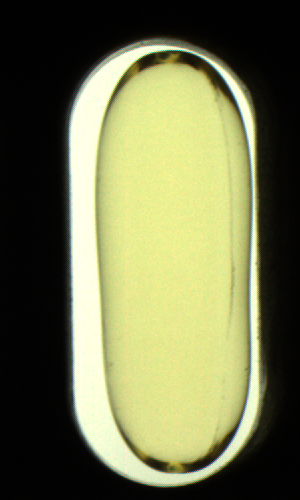
#> input picture (4)ImageEnhancement/04_sharpening/normal_1.png, 300 x 500 px
$ python 04_Canny_.py   (older library calls are emulated)
#> lines starting #> are read from the running program, lines starting #| are printed output that depends on the picture; after the words box and inside, x2 and y2 are one past the last pixel; in counts of white or black regions, pixels touching at a corner belong together
'''
Canny算子
'''

import cv2
import numpy as np
import matplotlib.pyplot as plt


def Canny(im, im_gray):
    #  1. 模糊
    im_blur = cv2.GaussianBlur(im_gray, (3,3), 0)
    #  2. 膨胀
    k = np.ones((3,3), np.uint8)  #  膨胀核
    im_dilate = cv2.dilate(im_blur, k)
    # cv2.imshow('dilate', im_dilate)

    #  边沿提取
    im_canny = cv2.Canny(im_dilate, 60, 240)  # 60,240需要自己调
    # cv2.imshow('Canny', im_canny)
    #
    #  提取轮廓(图像，轮廓数据，轮廓层级关系)
    img, cnts, hie = cv2.findContours(im_canny,
                                      cv2.RETR_LIST, # 所有轮廓
                                      cv2.CHAIN_APPROX_NONE)  # 存储轮廓所有的点

    # #  筛选、过滤小轮廓
    new_cnts = []  #  存放筛选后的轮廓
    for c in cnts:  #  遍历所有轮廓
        area = cv2.contourArea(c)  # 计算面积
        cir_len = cv2.arcLength(c, True) # 计算周长
        # print('周长：', cir_len)
        # print('面积：', area)
        if cir_len >= 1000:  #  留下
            new_cnts.append(c)
    #
    #  对轮廓排序
    new_cnts = sorted(new_cnts,
                      key=cv2.contourArea,  # 排序依据：面积
                      reverse=True)  # 倒序排列
    # print(new_cnts)
    new_cnts = new_cnts[1:2]  # 取出面积第二大的轮廓
    # print(new_cnts)
    # #  绘制轮廓
    red = (0, 0, 255)
    img_cnt = cv2.drawContours(im,  # 原图上操作
                               new_cnts,  # 轮廓信息
                               -1,  # 所有轮廓
                               red, 2)  # 轮廓颜色、粗细

    min_x, min_y = new_cnts[0][0][0][0], new_cnts[0][0][0][1]
    max_x, max_y = min_x, min_y
    #  遍历每个点，找出四个边沿坐标
    for cnt in new_cnts[0]:
        # print(cnt)
        x = cnt[0][0]
        y = cnt[0][1]

        if min_x >= x:
            min_x = x
        if min_y >= y:
            min_y = y
        if max_x <= x:
            max_x = x
        if max_y <= y:
            max_y = y
    #  中线
    center_y = int((min_y + max_y) / 2)
    #  cv2.line(im, (min_x,center_y),(min_x,center_y),red,2)
    #  上中线
    center_up_y = int((min_y + center_y) / 2)
    cv2.line(im, (min_x, center_up_y), (max_x, center_up_y), red, 2)
    #  下中线
    center_down_y = int((center_y + max_y) / 2)
    cv2.line(im, (min_x, center_down_y), (max_x, center_down_y), red, 2)
    cv2.imshow('im_lines', im)
    print('lines: ',min_x, center_up_y, center_down_y)

    #  求药丸轮廓上下中线交点
    cross_up = set()
    cross_down = set()

    for cnt in new_cnts[0]:
        x, y = cnt[0][0], cnt[0][1]
        if y == center_up_y:
            cross_up.add((x, y))  # 等于上中线y坐标，与上中线交点
        if y == center_down_y:
            cross_down.add((x, y))  # 等于下中线y坐标，与下中线交点
    cross_up = list(cross_up)
    cross_down = list(cross_down)

    #  绘制交点
    for p in cross_up:
        cv2.circle(im, (p[0], p[1]), 8, red, 2)  # 交点画小圆圈
    for p in cross_down:
        cv2.circle(im, (p[0], p[1]), 8, red, 2)  # 交点画小圆圈
    cv2.imshow('im_circle', im)


    return im_canny


if __name__ == '__main__':
    file = 'normal_1.png' #normal_1.png / unbalance1.png / unbalance2.png  #'../../../data/pic3.png'
    img = cv2.imread(file)
#> img is the input picture: shape (500, 300, 3); mean B, G, R 78.2, 115.1, 112.8
    gray_img = cv2.cvtColor(img, cv2.COLOR_BGR2GRAY)
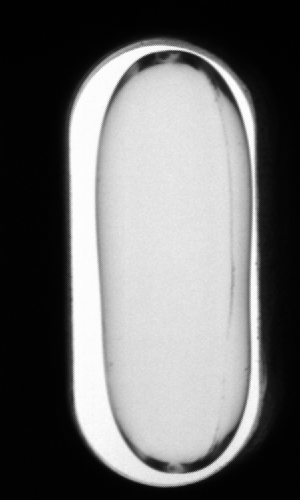
#> gray_img: shape (500, 300); min 0, max 253, mean 110.2

    im_canny = Canny(img, gray_img)
#> in Canny, `im_dilate = cv2.dilate(im_blur, k)`:
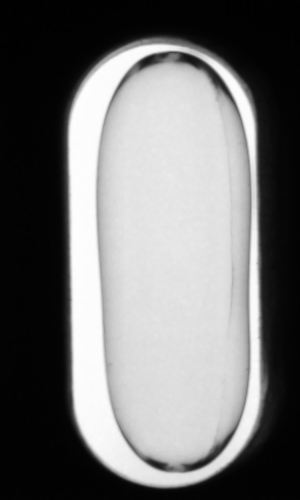
#> im_dilate: shape (500, 300); min 1, max 253, mean 114.8
#> in Canny, `im_canny = cv2.Canny(im_dilate, 60, 240)`:
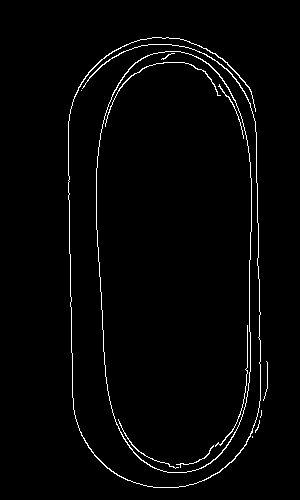
#> im_canny: shape (500, 300); 2.1% white in thin lines or dots, all inside (x1, y1, x2, y2) = (68, 37, 268, 488)
#> in Canny, `img, cnts, hie = cv2.findContours(im_canny, cv2.RETR_LIST,`: cnts = 14 contours, 9 with area under 20; largest, box (x1, y1, x2, y2) and area: (96, 51, 252, 473) 56170, (96, 51, 252, 473) 56044, (68, 37, 261, 488) 225, (105, 62, 221, 127) 44, (118, 419, 179, 469) 22; hie = 14 rows, first 6: [1, -1, -1, -1], [2, 0, -1, -1], [3, 1, -1, -1], [4, 2, -1, -1], [5, 3, -1, -1], [6, 4, -1, -1]
#> the loop in Canny, `for c in cnts:` made 14 passes
#> (area, cir_len) on passes 4, 10, 12, 13, 14: (21.5, 176.1), (43.5, 351.9), (56044.5, 1026.9), (56169.5, 1029.2), (225, 2774.8)
#> after the loop in Canny, `for c in cnts:`: new_cnts = 3 contours; box (x1, y1, x2, y2) and area: (96, 51, 252, 473) 56170, (96, 51, 252, 473) 56044, (68, 37, 261, 488) 225
#> in Canny, `new_cnts = new_cnts[1:2]`: new_cnts = 1 contour; box (x1, y1, x2, y2) and area: (96, 51, 252, 473) 56044
#> in Canny, `img_cnt = cv2.drawContours(im,`:
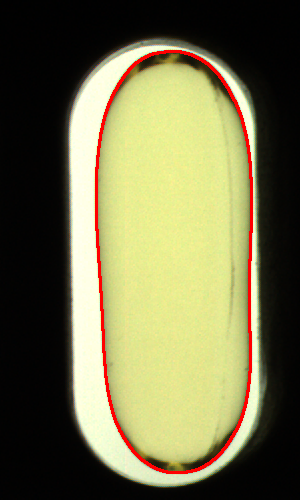
#> img_cnt: shape (500, 300, 3); mean B, G, R 76.1, 112.2, 115.6
#> in Canny, `min_x, min_y = new_cnts[0][0][0][0], new_cnts[0][0][0][1]`: min_x = 164; min_y = 52
#> in Canny, `max_x, max_y = min_x, min_y`: max_x = 164; max_y = 52
#> the loop in Canny, `for cnt in new_cnts[0]:` made 937 passes
#> (x, y, min_x, min_y, max_x, max_y) on pass 1: (164, 52, 164, 52, 164, 52)
#> (x, y, max_x, max_y) on passes 18 to 23: (181, 52, 181, 52), (182, 52, 182, 52), (183, 52, 183, 52), (184, 52, 184, 52), (185, 53, 185, 53), (186, 53, 186, 53)
#> after the loop in Canny, `for cnt in new_cnts[0]:`: max_x = 251; max_y = 472; min_x = 96; min_y = 51
#> in Canny, `center_y = int((min_y + max_y) / 2)`: center_y = 261
#> in Canny, `center_up_y = int((min_y + center_y) / 2)`: center_up_y = 156
#> in Canny, `center_down_y = int((center_y + max_y) / 2)`: center_down_y = 366
#> in Canny, `cv2.line(im, (min_x, center_down_y), (max_x, center_down_y), red, 2)`:
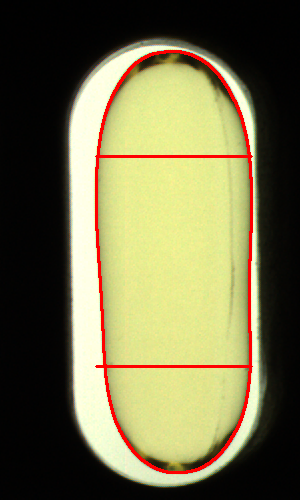
#> im: shape (500, 300, 3); mean B, G, R 75.3, 110.9, 115.8
#| lines:  96 156 366
#> the loop in Canny, `for cnt in new_cnts[0]:` made 937 passes
#> (x, y) on passes 1 to 3: (164, 52), (165, 51), (166, 51)
#> after the loop in Canny, `for cnt in new_cnts[0]:`: cross_down = 2 items
#> in Canny, `cross_up = list(cross_up)`: cross_up = [(97, 156), (249, 156)]
#> in Canny, `cross_down = list(cross_down)`: cross_down = [(250, 366), (105, 366)]
#> the loop in Canny, `for p in cross_up:` made 2 passes
#> after the loop in Canny, `for p in cross_up:`:
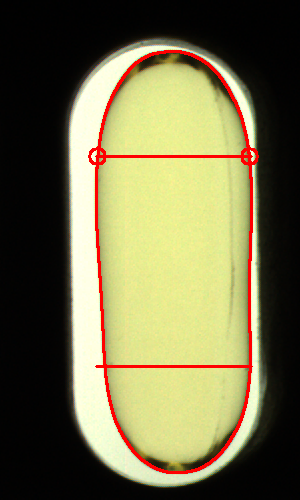
#> im: shape (500, 300, 3); 0.17% of pixels changed, all inside (x1, y1, x2, y2) = (88, 147, 259, 166)
#> the loop in Canny, `for p in cross_down:` made 2 passes
#> after the loop in Canny, `for p in cross_down:`:
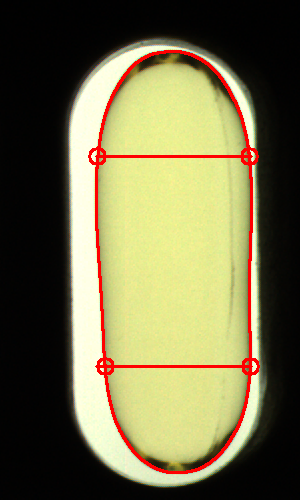
#> im: shape (500, 300, 3); 0.17% of pixels changed, all inside (x1, y1, x2, y2) = (97, 357, 260, 376)

    # 显示结果
    img = cv2.cvtColor(img,cv2.COLOR_BGR2RGB)
    imgs = [img, gray_img, im_canny]

    for i in range(len(imgs)):
        plt.subplot(1, len(imgs), i + 1)
        plt.imshow(imgs[i], 'gray')
        plt.axis('off')
#> this loop made 3 passes
    plt.show()


    cv2.waitKey()
    cv2.destroyAllWindows()

$ run again, with (4)ImageEnhancement/04_sharpening/unbalance1.png copied over (4)ImageEnhancement/04_sharpening/normal_1.png
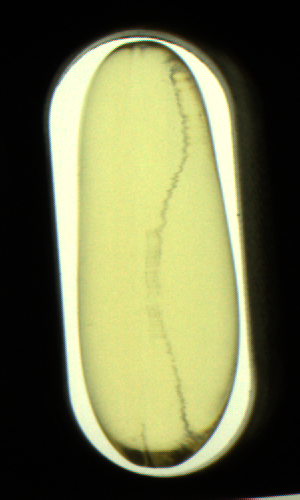
#> input picture (4)ImageEnhancement/04_sharpening/unbalance1.png, 300 x 500 px
#> img is the input picture: shape (500, 300, 3); mean B, G, R 76, 113.9, 111.7
#> in Canny, `im_canny = cv2.Canny(im_dilate, 60, 240)`:
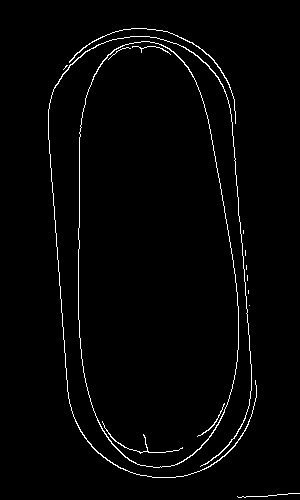
#> im_canny: shape (500, 300); 2% white in thin lines or dots, all inside (x1, y1, x2, y2) = (48, 28, 300, 498)
#> cnts = 16 contours, 11 with area under 20; largest, box (x1, y1, x2, y2) and area: (78, 41, 239, 468) 55708, (78, 41, 239, 468) 55581, (48, 36, 257, 478) 180, (69, 28, 236, 124) 61, (102, 421, 183, 454) 22; hie = 16 rows, first 6: [1, -1, -1, -1], [2, 0, -1, -1], [3, 1, -1, -1], [4, 2, -1, -1], [5, 3, -1, -1], [6, 4, -1, -1]
#> the loop in Canny, `for c in cnts:` made 16 passes
#> (area, cir_len) on passes 2, 13, 14, 15, 16: (22, 236.7), (55581, 1037.1), (55708, 1039.4), (179.5, 2519.1), (61, 489.2)
#> after the loop in Canny, `for c in cnts:`: new_cnts = 3 contours; box (x1, y1, x2, y2) and area: (78, 41, 239, 468) 55708, (78, 41, 239, 468) 55581, (48, 36, 257, 478) 180
#> in Canny, `new_cnts = new_cnts[1:2]`: new_cnts = 1 contour; box (x1, y1, x2, y2) and area: (78, 41, 239, 468) 55581
#> in Canny, `min_x, min_y = new_cnts[0][0][0][0], new_cnts[0][0][0][1]`: min_x = 140; min_y = 42
#> in Canny, `max_x, max_y = min_x, min_y`: max_x = 140; max_y = 42
#> the loop in Canny, `for cnt in new_cnts[0]:` made 936 passes
#> (x, y, min_x, min_y, max_x, max_y) on pass 1: (140, 42, 140, 42, 140, 42)
#> after the loop in Canny, `for cnt in new_cnts[0]:`: max_x = 238; max_y = 467; min_x = 78; min_y = 41
#> center_y = 254
#> center_up_y = 147
#> center_down_y = 360
#| lines:  78 147 360
#> the loop in Canny, `for cnt in new_cnts[0]:` made 936 passes
#> (x, y) on passes 1 to 3: (140, 42), (141, 41), (142, 41)
#> after the loop in Canny, `for cnt in new_cnts[0]:`: cross_down = 2 items
#> in Canny, `cross_up = list(cross_up)`: cross_up = [(79, 147), (213, 147)]
#> in Canny, `cross_down = list(cross_down)`: cross_down = [(82, 360), (237, 360)]
#> the loop in Canny, `for p in cross_up:` made 2 passes
#> the loop in Canny, `for p in cross_down:` made 2 passes
#> after the loop in Canny, `for p in cross_down:`:
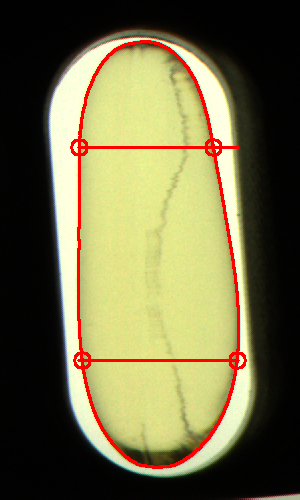
#> im: shape (500, 300, 3); mean B, G, R 72.1, 108.2, 114.2
#> the loop `for i in range(len(imgs)):` made 3 passes

$ run again, with (4)ImageEnhancement/04_sharpening/unbalance2.png copied over (4)ImageEnhancement/04_sharpening/normal_1.png
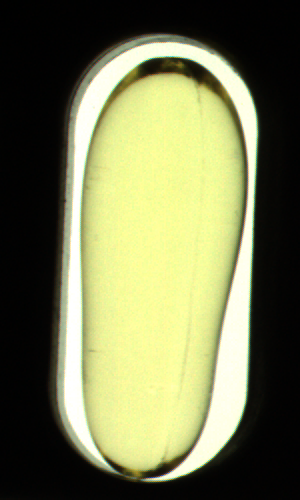
#> input picture (4)ImageEnhancement/04_sharpening/unbalance2.png, 300 x 500 px
#> img is the input picture: shape (500, 300, 3); mean B, G, R 83, 120.6, 117.9
#> in Canny, `im_canny = cv2.Canny(im_dilate, 60, 240)`:
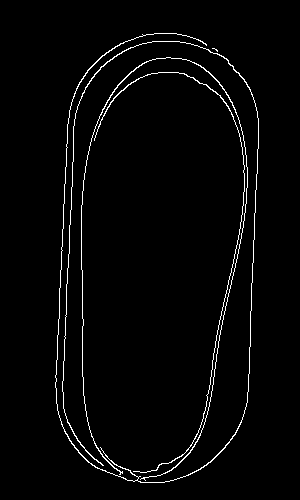
#> im_canny: shape (500, 300); 2.4% white in thin lines or dots, all inside (x1, y1, x2, y2) = (55, 33, 259, 483)
#> cnts = 4 contours, 1 with area under 20; largest, box (x1, y1, x2, y2) and area: (55, 33, 259, 483) 244, (81, 57, 248, 481) 140, (94, 72, 245, 473) 86; hie = [[1, -1, -1, -1], [2, 0, -1, -1], [3, 1, -1, -1], [-1, 2, -1, -1]]
#> the loop in Canny, `for c in cnts:` made 4 passes
#> (area, cir_len) on passes 1, 2, 4: (86, 1263), (139.5, 2034.4), (244, 3549.2)
#> after the loop in Canny, `for c in cnts:`: new_cnts = 3 contours; box (x1, y1, x2, y2) and area: (55, 33, 259, 483) 244, (81, 57, 248, 481) 140, (94, 72, 245, 473) 86
#> in Canny, `new_cnts = new_cnts[1:2]`: new_cnts = 1 contour; box (x1, y1, x2, y2) and area: (81, 57, 248, 481) 140
#> in Canny, `min_x, min_y = new_cnts[0][0][0][0], new_cnts[0][0][0][1]`: min_x = 166; min_y = 57
#> in Canny, `max_x, max_y = min_x, min_y`: max_x = 166; max_y = 57
#> the loop in Canny, `for cnt in new_cnts[0]:` made 1831 passes
#> (x, y, min_x, min_y, max_x, max_y) on pass 1: (166, 57, 166, 57, 166, 57)
#> after the loop in Canny, `for cnt in new_cnts[0]:`: max_x = 247; max_y = 480; min_x = 81; min_y = 57
#> center_y = 268
#> center_up_y = 162
#> center_down_y = 374
#| lines:  81 162 374
#> the loop in Canny, `for cnt in new_cnts[0]:` made 1831 passes
#> (x, y) on passes 1 to 3: (166, 57), (165, 58), (164, 58)
#> after the loop in Canny, `for cnt in new_cnts[0]:`: cross_down = 2 items
#> in Canny, `cross_up = list(cross_up)`: cross_up = [(86, 162), (246, 162)]
#> in Canny, `cross_down = list(cross_down)`: cross_down = [(214, 374), (82, 374)]
#> the loop in Canny, `for p in cross_up:` made 2 passes
#> the loop in Canny, `for p in cross_down:` made 2 passes
#> after the loop in Canny, `for p in cross_down:`:
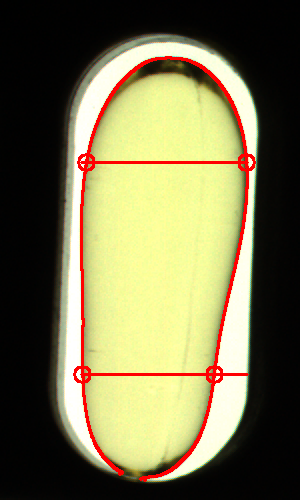
#> im: shape (500, 300, 3); mean B, G, R 79.1, 115.1, 120.9
#> the loop `for i in range(len(imgs)):` made 3 passes
